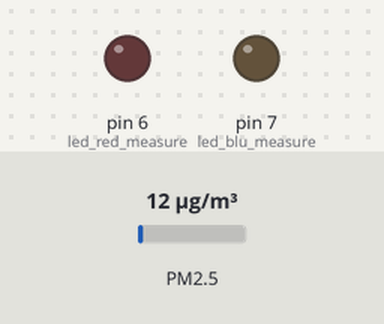
A sketch run on a simulated Arduino Uno, built with avr-gcc and run on an emulated ATmega328P. Parts: output pins drawn as LEDs (lit = HIGH). Wiring (inferred from the names in the program): dust sensor: data pin 9. Inputs (shaded band) come from the test bench; at power-on: PM2.5 12 µg/m³. What the sketch prints to the serial monitor is not drawn.

Above: at 10.5 s.
At 11.68 s:
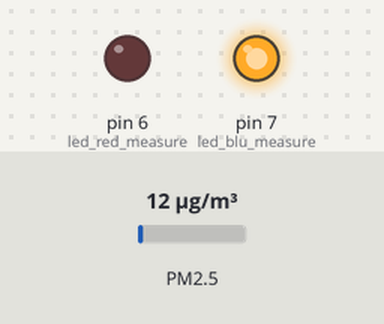
Timing chart, 0 to 15.3 s (numbered marks = the images above):
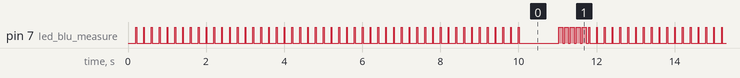

The sketch:

PPD42NS_test.ino
```cpp
/*
 Interface to Shinyei Model PPD42NS Particle Sensor
 Program by Mariani Matteo
 Written Feb 2016

 http://www.seeedstudio.com/depot/grove-dust-sensor-p-1050.html
 http://www.sca-shinyei.com/pdf/PPD42NS.pdf

 JST Pin 1 (Black Wire)  => Arduino GND
 JST Pin 3 (Red wire)    => Arduino 5VDC
 JST Pin 4 (Yellow wire) => Arduino Digital Pin 8
 */

int pin25 = 11;
int pin05 = 9;

unsigned long sampletime_ms = 10000;
unsigned long duration;
unsigned long starttime;
unsigned long lowpulseoccupancy = 0;

//SET PIN : Used for blinking control led
int led_blu_measure =7; //  Connect led Blue led to 7 pin ON used during measue BLINK if error calc
int led_red_measure =6; //  Connect led function to 13 pin

//COUNTER : count of succes and error
int errorCount=0;
int successCount=0;


void setup() {
  Serial.begin(9600);
  starttime = millis();
  pinMode(led_blu_measure, OUTPUT);
  pinMode(led_red_measure, OUTPUT);
  pinMode(pin05,INPUT);
  pinMode(pin25,INPUT);
}

void loop() {
  shinyei();
  }

void shinyei(){

  float dustDensity=0;
  float dustDensityMG=0;
  float calcVoltage = 0;
  float ratio = 0;
  while (dustDensity==0){
  duration = pulseIn(pin05, LOW);
  lowpulseoccupancy = lowpulseoccupancy+duration;
  blinkLed(led_blu_measure,20,1);
  if ((millis()-starttime) > sampletime_ms )
    {
      ratio = lowpulseoccupancy/((millis()-starttime)*10.0);  // Integer percentage 0=>100
      dustDensity = 1.1*pow(ratio,3)-3.8*pow(ratio,2)+520*ratio+0.62; // using spec sheet curve
       /* convert into concentration in particles per 0.01 cft */
      //dustDensity = 1.438e5 * pow(ratio, 2.0) + 4.488e4 * ratio;
      calcVoltage=(dustDensity/120000)+0.0256;
      dustDensityMG = (0.172 * calcVoltage - 0.00999);
      if (ratio>0)
        {
        delay(1000);              // wait for a second
        blinkLed(led_blu_measure,100,5);
        successCount++;
        Serial.print("Shinyei_PM_25");
        Serial.print('&');
        printDouble(calcVoltage,4);
        Serial.print('&');
        Serial.print((float)dustDensity);
        Serial.print('&');
        printDouble((float)dustDensityMG,8);
        Serial.print('&');
        Serial.println(successCount);
      }else{
        delay(1000);              // wait for a second
        errorCount++;
        Serial.print("ERROR");
        Serial.print('&');
        Serial.print("Shinyei_PM_25");
        Serial.print('&');
        Serial.print("001_negative voltage");
        Serial.print('&');
        Serial.println(errorCount);
        blinkLed(led_red_measure,100,5);
      }
      lowpulseoccupancy = 0;
      starttime = millis();
    }
  }
}


void blinkLed(int led, int time, int count){
  for(int i=0;i<count;i++)
    {
      digitalWrite(led, HIGH);   // turn the LED on (HIGH is the voltage level)
      delay(time);              // wait for a second
      digitalWrite(led, LOW);    // turn the LED off by making the voltage LOW
      delay(time/2);
    }
}


void printDouble( double val, byte precision){
 // prints val with number of decimal places determine by precision
 // precision is a number from 0 to 6 indicating the desired decimial places
 // example: lcdPrintDouble( 3.1415, 2); // prints 3.14 (two decimal places)
  if(val < 0.0){
    Serial.print('-');
    val = -val;
  }
  Serial.print (int(val));  //prints the int part
  if( precision > 0) {
  Serial.print("."); // print the decimal point
  unsigned long frac;
  unsigned long mult = 1;
  byte padding = precision -1;
  while(precision--)
  mult *=10;
  if(val >= 0)
    frac = (val - int(val)) * mult;
  else
    frac = (int(val)- val ) * mult;
  unsigned long frac1 = frac;
  while( frac1 /= 10 )
    padding--;
  while(  padding--)
    Serial.print("0");
    Serial.print(frac,DEC) ;
  }
}
```

Measured:
- by itself, pin 7 (led_blu_measure): repeats every 11.8 s: HIGH 0.02 s, LOW 1.0 s, 5 × (HIGH 0.10 s, LOW 0.05 s), 50 × (HIGH 0.02 s, LOW 0.18 s)
- by itself, everything shown: repeats every 11.8 s, in 60 steps
